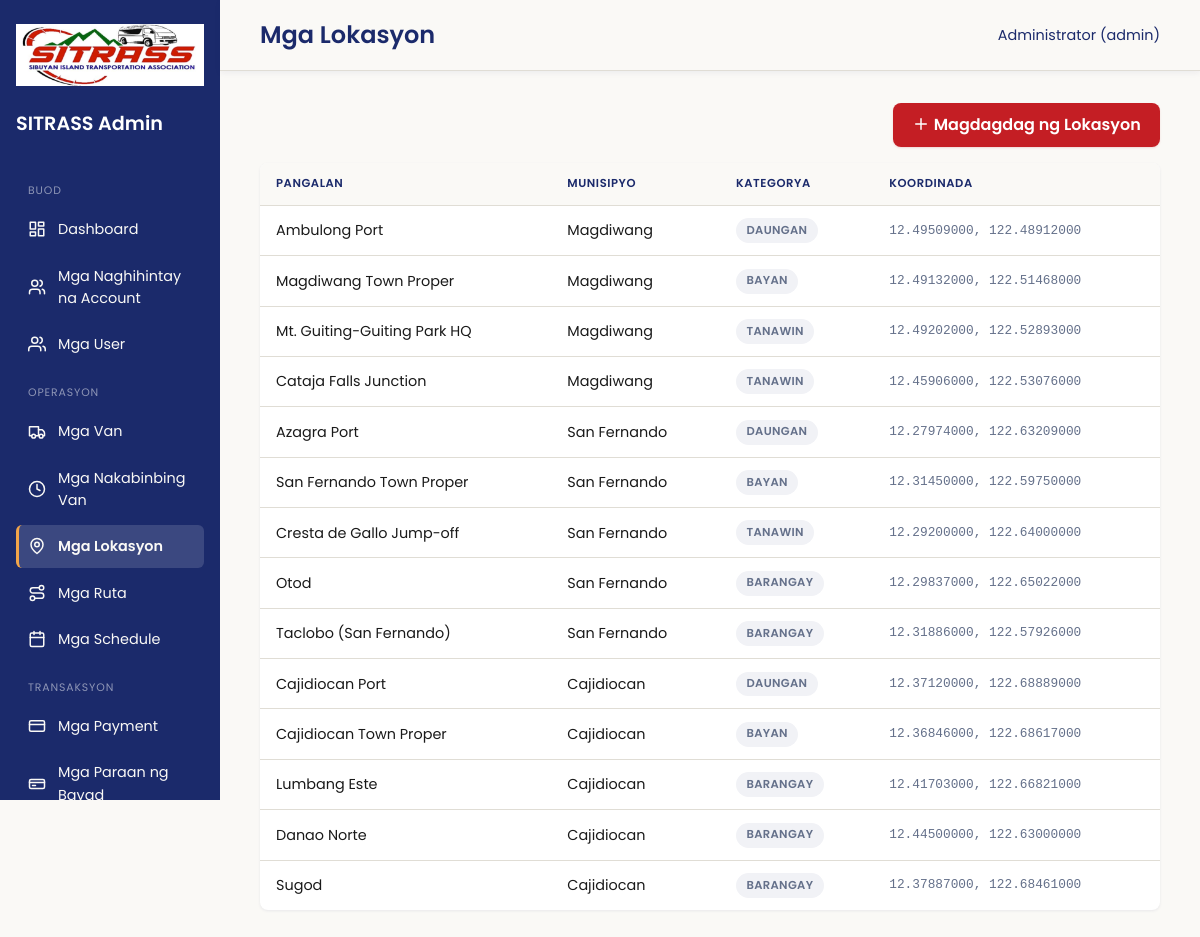
The page /public/locations (signed in) on the database its author committed.
### tables this page shows
CREATE TABLE `locations` (
  `location_id`   BIGINT UNSIGNED NOT NULL AUTO_INCREMENT,
  `name`          VARCHAR(150) NOT NULL,
  `location_type` ENUM('pickup','destination','both') NOT NULL DEFAULT 'both',
  `category`      ENUM('port','terminal','town_proper','barangay','resort','landmark','airport','other') NOT NULL DEFAULT 'other',
  `barangay`      VARCHAR(100) DEFAULT NULL,
  `municipality`  ENUM('Magdiwang','San Fernando','Cajidiocan','Other') NOT NULL DEFAULT 'Other',
  `province`      VARCHAR(100) NOT NULL DEFAULT 'Romblon',
  `latitude`      DECIMAL(10,8) NOT NULL COMMENT 'WGS84; Sibuyan approx 12.3-12.6 N',
  `longitude`     DECIMAL(11,8) NOT NULL COMMENT 'WGS84; Sibuyan approx 122.4-122.7 E',
  `landmark`      VARCHAR(255) DEFAULT NULL,
  `is_active`     TINYINT(1)   NOT NULL DEFAULT 1,
  `sort_order`    SMALLINT UNSIGNED NOT NULL DEFAULT 0,
  `created_at`    TIMESTAMP    NOT NULL DEFAULT CURRENT_TIMESTAMP,
  `updated_at`    TIMESTAMP    NOT NULL DEFAULT CURRENT_TIMESTAMP ON UPDATE CURRENT_TIMESTAMP,
  PRIMARY KEY (`location_id`),
  UNIQUE KEY `uq_locations_name_muni` (`name`, `municipality`),
  KEY `idx_locations_type_active` (`location_type`, `is_active`),
  KEY `idx_locations_municipality` (`municipality`),
  CONSTRAINT `chk_locations_lat` CHECK (`latitude`  BETWEEN -90  AND 90),
  CONSTRAINT `chk_locations_lng` CHECK (`longitude` BETWEEN -180 AND 180)
);

### app/views/View.php (called while the page is built, shortened)
<?php
class View {
    public static function render($template, $data = []) {
        extract($data);
        $templateFile = __DIR__ . '/templates/' . $template . '.php';
        require $templateFile;
    }
}

### app/controllers/LocationsController.php (called while the page is built, shortened)
<?php
class LocationsController extends Controller {
    public function index() {
        $locationModel = new Location();
        $locations = $locationModel->getAll();
        View::render('admin-locations-list', [
            'pageTitle' => 'Mga Lokasyon - SITRASS Admin',
                        'pageHeading' => t('locations_page_title'),
            'locations' => $locations,
        ]);
    }
}

### app/helpers/Lang.php (called while the page is built, shortened)
<?php
class Lang {
    protected static $strings = null;
    public static function current() {
        return 'tl';
    }
    public static function load() {
        if (self::$strings === null) {
            $lang = self::current();
            $file = __DIR__ . '/../lang/' . $lang . '.php';
            self::$strings = file_exists($file) ? require $file : [];
        }
        return self::$strings;
    }
}
function t($key) {
    $strings = Lang::load();
    return $strings[$key] ?? $key;
}

### config/database.php (called while the page is built, shortened)
<?php
$config = [
    'host' => 'localhost',
    'dbname' => 'sitrass_db',
    'user' => 'root',
    'pass' => '',
    'charset' => 'utf8mb4',
];
$localFile = __DIR__ . '/database.local.php';
return $config;

### app/models/Model.php (called while the page is built, shortened)
<?php
class Model {
    public function __construct() {
        $config = require __DIR__ . '/../../config/database.php';
        $dsn = 'mysql:host=' . $config['host'] . ';dbname=' . $config['dbname'] . ';charset=' . $config['charset'];
        try {
            $this->db = new PDO($dsn, $config['user'], $config['pass']);
        } catch (PDOException $e) {
            die('Database connection failed: ' . $e->getMessage());
        }
    }
}

### app/models/Location.php (called while the page is built, shortened)
<?php
class Location extends Model {
    public function getAll() {
        $stmt = $this->db->query(
            "SELECT * FROM locations WHERE is_active = 1 ORDER BY municipality, sort_order"
        );
        return $stmt->fetchAll(PDO::FETCH_ASSOC);
    }
}

### app/views/templates/admin-locations-list.php (the view)
<?php require __DIR__ . '/_admin_header.php'; ?>
<div style="display:flex; justify-content:flex-end; margin-bottom:1rem;">
    <a href="/sitrass/public/locations/create" class="btn" style="width:auto; padding:0.6rem 1.2rem;">
        <svg class="icon" viewBox="0 0 24 24" fill="none" stroke="currentColor" stroke-width="2" stroke-linecap="round" stroke-linejoin="round" style="vertical-align:-3px;"><line x1="12" y1="5" x2="12" y2="19"/><line x1="5" y1="12" x2="19" y2="12"/></svg>
        <?= t('btn_add_location') ?>
    </a>
</div>
<?php if (empty($locations)): ?>
    <div class="empty-state">
        <svg viewBox="0 0 24 24" fill="none" stroke="currentColor" stroke-width="1.5" style="width:40px;height:40px;color:var(--border);margin-bottom:0.75rem;"><path d="M20 10c0 6-8 12-8 12s-8-6-8-12a8 8 0 0 1 16 0Z"/><circle cx="12" cy="10" r="3"/></svg>
        <div><?= t('empty_no_locations') ?></div>
    </div>
<?php else: ?>
    <table>
        <tr>
            <th><?= t('th_name') ?></th>
            <th><?= t('th_municipality') ?></th>
            <th><?= t('th_category') ?></th>
            <th><?= t('th_coordinates') ?></th>
        </tr>
        <?php foreach ($locations as $loc): ?>
            <tr>
                <td><?= htmlspecialchars($loc['name']) ?></td>
                <td><?= htmlspecialchars($loc['municipality']) ?></td>
                <td><span class="badge badge-neutral"><?= t('category_' . $loc['category']) ?></span></td>
                <td class="text-muted" style="font-family:'SF Mono', monospace; font-size:0.8rem;"><?= htmlspecialchars($loc['latitude']) ?>, <?= htmlspecialchars($loc['longitude']) ?></td>
            </tr>
        <?php endforeach; ?>
    </table>
<?php endif; ?>
<?php require __DIR__ . '/_admin_footer.php'; ?>

### rows shown on the page
locations: name "Ambulong Port", municipality "Magdiwang", category "DAUNGAN", latitude "12.49509000", longitude "122.48912000"
locations: name "Magdiwang Town Proper", municipality "Magdiwang", category "BAYAN", latitude "12.49132000", longitude "122.51468000"
locations: name "Mt. Guiting-Guiting Park HQ", municipality "Magdiwang", category "TANAWIN", latitude "12.49202000", longitude "122.52893000"
locations: name "Cataja Falls Junction", municipality "Magdiwang", category "TANAWIN", latitude "12.45906000", longitude "122.53076000"
locations: name "Azagra Port", municipality "San Fernando", category "DAUNGAN", latitude "12.27974000", longitude "122.63209000"
locations: name "San Fernando Town Proper", municipality "San Fernando", category "BAYAN", latitude "12.31450000", longitude "122.59750000"
locations: name "Cresta de Gallo Jump-off", municipality "San Fernando", category "TANAWIN", latitude "12.29200000", longitude "122.64000000"
locations: name "Otod", municipality "San Fernando", category "BARANGAY", latitude "12.29837000", longitude "122.65022000"
locations: name "Taclobo (San Fernando)", municipality "San Fernando", category "BARANGAY", latitude "12.31886000", longitude "122.57926000"
locations: name "Cajidiocan Port", municipality "Cajidiocan", category "DAUNGAN", latitude "12.37120000", longitude "122.68889000"
locations: name "Cajidiocan Town Proper", municipality "Cajidiocan", category "BAYAN", latitude "12.36846000", longitude "122.68617000"
locations: name "Lumbang Este", municipality "Cajidiocan", category "BARANGAY", latitude "12.41703000", longitude "122.66821000"
locations: name "Danao Norte", municipality "Cajidiocan", category "BARANGAY", latitude "12.44500000", longitude "122.63000000"
locations: name "Sugod", municipality "Cajidiocan", category "BARANGAY", latitude "12.37887000", longitude "122.68461000"

### other values the page prints
t('role_admin') "Admin"
t('nav_section_overview') "BUOD"
t('nav_dashboard') "Dashboard"
t('nav_pending_accounts') "Mga Naghihintay na Account"
t('nav_users') "Mga User"
t('nav_section_operations') "OPERASYON"
t('nav_vans') "Mga Van"
t('nav_pending_vans') "Mga Nakabinbing Van"
t('nav_locations') "Mga Lokasyon"
t('nav_routes') "Mga Ruta"
t('nav_schedules') "Mga Schedule"
t('nav_section_transactions') "TRANSAKSYON"
t('nav_payments') "Mga Payment"
t('nav_payment_methods') "Mga Paraan ng Bayad"
$pageHeading "Mga Lokasyon"
